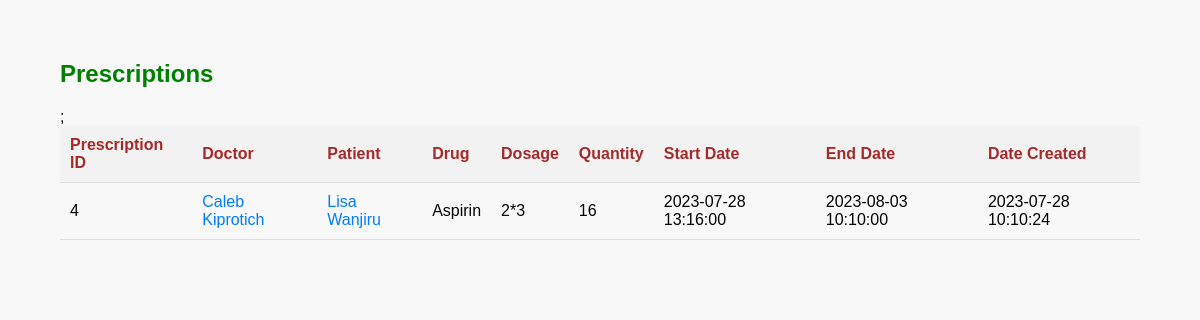
Page /administrator/prescriptions.php (signed in) on the committed database.
### tables this page shows
CREATE TABLE `prescription` (
  `prescriptionId` int(11) NOT NULL,
  `consultationId` int(11) DEFAULT NULL,
  `drugId` int(11) DEFAULT NULL,
  `dosage` varchar(32) NOT NULL,
  `quantity` int(11) NOT NULL,
  `startDate` timestamp NOT NULL DEFAULT current_timestamp() ON UPDATE current_timestamp(),
  `endDate` timestamp NOT NULL DEFAULT '0000-00-00 00:00:00',
  `dateCreated` timestamp NOT NULL DEFAULT current_timestamp()
);

CREATE TABLE `doctor` (
  `doctorId` int(11) NOT NULL,
  `firstName` varchar(128) NOT NULL,
  `lastName` varchar(128) NOT NULL,
  `gender` varchar(10) NOT NULL,
  `emailAddress` varchar(255) NOT NULL,
  `phoneNumber` varchar(20) NOT NULL,
  `specialization` varchar(128) NOT NULL,
  `healthCenterId` int(11) NOT NULL,
  `SSN` int(11) NOT NULL,
  `startYear` int(11) NOT NULL,
  `activeStatus` tinyint(1) DEFAULT 1,
  `passwordHash` varchar(255) NOT NULL
);

CREATE TABLE `patient` (
  `patientId` int(11) NOT NULL,
  `firstName` varchar(128) NOT NULL,
  `lastName` varchar(128) NOT NULL,
  `gender` varchar(20) NOT NULL,
  `emailAddress` varchar(255) NOT NULL,
  `phoneNumber` varchar(10) NOT NULL,
  `location` varchar(255) NOT NULL,
  `dateOfBirth` timestamp NOT NULL DEFAULT current_timestamp() ON UPDATE current_timestamp(),
  `passwordHash` varchar(255) NOT NULL,
  `SSN` int(11) NOT NULL,
  `activeStatus` tinyint(1) DEFAULT 1
);

CREATE TABLE `drug` (
  `drugId` int(11) NOT NULL AUTO_INCREMENT,
  `tradeName` varchar(128) NOT NULL,
  `scientificName` varchar(255) NOT NULL,
  `formula` varchar(255) NOT NULL,
  `form` varchar(128) NOT NULL,
  `dateManufactured` timestamp NOT NULL DEFAULT current_timestamp() ON UPDATE current_timestamp(),
  `expiryDate` timestamp NOT NULL DEFAULT '0000-00-00 00:00:00',
  `supplyId` int(11) DEFAULT NULL,
  `imagePath` varchar(255),  
  `category` varchar(255), 
  PRIMARY KEY (`drugId`)
);

### configuration.php (called while the page is built)
<?php
$config = [
	'db_host' => 'localhost',
	'db_username' => 'root',
	'db_password' => '',
	'db_name' => 'drug_dispenser'
];
?>

### database.php (called while the page is built, shortened)
<?php
class Database {
	private $host;
	private $username;
	private $password;
	private $database;
	private $connection;
	public function __construct() {
		require_once 'configuration.php';
		$this->host = $config['db_host'];
		$this->username = $config['db_username'];
		$this->password = $config['db_password'];
		$this->database = $config['db_name'];
	}
	private function connect() {
		$this->connection = new mysqli($this->host, $this->username, $this->password, $this->database);
	}
	public function queryData($query, $values) {
		if (count($values) > 0) {
			$statement = $this->connection->prepare($query);
			$statement->bind_param(str_repeat('s', count($values)), ...$values);
			$statement->execute();
			$result = $statement->get_result();
			$rows = $result->fetch_all(MYSQLI_ASSOC);
			$statement->close();
		} else {
			$result = $this->connection->query($query);
			$rows = $result->fetch_all(MYSQLI_ASSOC);
		}
		return $rows;
	}
}
?>

### administrator/prescriptions.php (the view, shortened to what this page needs)
<!DOCTYPE html>
<html>
<head>
    <link rel="stylesheet" type="text/css" href="styles.css">
</head>
<body>
    <div class="container">
        <h2>Prescriptions</h2>
        <table>
            <thead>
                <tr>
                    <th>Prescription ID</th>
                    <th>Doctor</th>
                    <th>Patient</th>
                    <th>Drug</th>
                    <th>Dosage</th>
                    <th>Quantity</th>
                    <th>Start Date</th>
                    <th>End Date</th>
                    <th>Date Created</th>
                </tr>
            </thead>
            <tbody>
                <?php
                require_once '../database.php';
                $db = new Database();
                $query = "SELECT p.prescriptionId, d.firstName AS doctorFirstName, d.doctorId, d.lastName AS doctorLastName,
                          pt.firstName AS patientFirstName, pt.lastName AS patientLastName, pt.patientId, dr.tradeName AS drugTradeName,
                          p.dosage, p.quantity, p.startDate, p.endDate, p.dateCreated
                          FROM prescription p
                          INNER JOIN consultation c ON p.consultationId = c.consultationID
                          INNER JOIN patient_doctor pd ON c.patientDoctorId = pd.patientDoctorId
                          INNER JOIN doctor d ON pd.doctorId = d.doctorId
                          INNER JOIN patient pt ON pd.patientId = pt.patientId
                          INNER JOIN drug dr ON p.drugId = dr.drugId";
                $prescriptions = $db->queryData($query, []);
                foreach ($prescriptions as $prescription) {
                    $prescriptionId = $prescription['prescriptionId'];
                    $doctorFirstName = $prescription['doctorFirstName'];
                    $doctorLastName = $prescription['doctorLastName'];
                    $patientFirstName = $prescription['patientFirstName'];
                    $patientLastName = $prescription['patientLastName'];
                    $drugTradeName = $prescription['drugTradeName'];
                    $dosage = $prescription['dosage'];
                    $quantity = $prescription['quantity'];
                    $startDate = $prescription['startDate'];
                    $endDate = $prescription['endDate'];
                    $dateCreated = $prescription['dateCreated'];
                    $doctorId = $prescription['doctorId'];
                    $patientId = $prescription['patientId'];
                }
                    ?>
                    <tr>
                        <td><?php echo $prescriptionId; ?></td>
                        <td><a href="../profiles/doctorProfile.php?doctorId=<?php echo $doctorId; ?>"><?php echo $doctorFirstName . ' ' . $doctorLastName; ?></a></td>
                        <td><a href="../profiles/patientProfile.php?patientId=<?php echo $patientId; ?>"><?php echo $patientFirstName . ' ' . $patientLastName; ?></a></td>
                        <td><?php echo $drugTradeName; ?></td>
                        <td><?php echo $dosage; ?></td>
                        <td><?php echo $quantity; ?></td>
                        <td><?php echo $startDate; ?></td>
                        <td><?php echo $endDate; ?></td>
                        <td><?php echo $dateCreated; ?></td>
                    </tr>
            </tbody>
        </table>
    </div>
</body>
</html>

### administrator/styles.css (style rules this page uses)
body { font-family: Arial, sans-serif; margin: 0; background-color: #f8f8f8; padding: 0; }
.container { max-width: 90%; width: 90%; margin: 20px auto; padding: 20px; background-color: #f8f8f8; border-radius: 5px; }
h2 { color: green; }
table { width: 100%; border-collapse: collapse; }
th, td { padding: 10px; text-align: left; border-bottom: 1px solid #ddd; }
th { color: brown; }
th { background-color: #f2f2f2; }
td a { text-decoration: none; color: #007bff; transition: color 0.3s; }

### rows in the picture
prescription: prescriptionId "4", dosage "2*3", quantity "16", startDate "2023-07-28 13:16:00", endDate "2023-08-03 10:10:00", dateCreated "2023-07-28 10:10:24"
doctor: firstName "Caleb", lastName "Kiprotich"
patient: firstName "Lisa", lastName "Wanjiru"
drug: tradeName "Aspirin"
